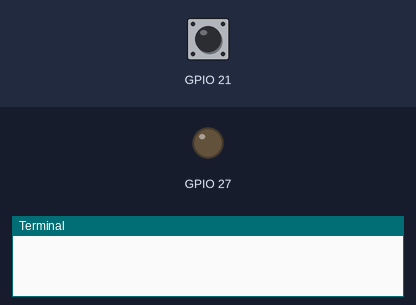
The program below on a simulated Raspberry Pi (BCM pin numbers). On the bench: output pins drawn as LEDs (lit = HIGH), the last lines printed to the terminal. Inputs (shaded band) come from the test bench; at power-on: GPIO 21 HIGH. The clock reads 2024-03-15 10:24:30 at power-on unless the program sets it.

Above: at 1.2 s.
1.3 s: GPIO 21 pulled LOW for 0.15 s
At 1.7 s:
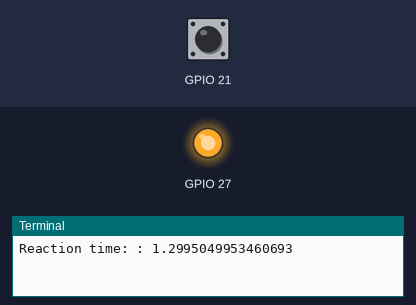
Timing chart, 0 to 4.3 s (numbered marks = the images above; inputs shaded):
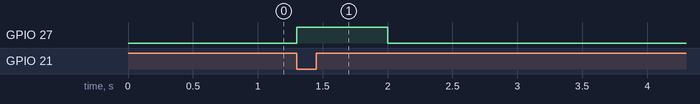

The program:

main.py
```python
import sys
import time
import time_measure as timing
import RPi.GPIO as GPIO

reaction_time = timing.TimeMeasure()

# Setup GPIO inputs/outputs
    #Use Board pin numbering - etc. (12) in pinout command
GPIO.setmode(GPIO.BCM)
    #Setup GPIOs as inputs/outputs
GPIO.setup(27, GPIO.OUT)
GPIO.setup(21, GPIO.IN, pull_up_down=GPIO.PUD_UP)


def input_callback(gpio_pin):
    reaction_time.end_measure()
    GPIO.output(27,True)
    reaction_time.print_measure('Reaction time: ')


def main():
    GPIO.add_event_detect(21, GPIO.FALLING, callback = input_callback)

    while(1):
        time.sleep(2)
        reaction_time.start_measure()
        GPIO.output(27,False)

try:
    main()
except KeyboardInterrupt:
    GPIO.cleanup()

GPIO.cleanup()
```

time_measure.py
```python
import sys
import time
from threading import Timer


# Time measurement class
class TimeMeasure():
    start_time = 0
    end_time = 0

    def __init__(self):
        self.start_time = time.time()
        self.end_time = time.time()

    def start_measure(self):
        self.start_time = time.time()

    def end_measure(self):
        self.end_time = time.time() - self.start_time

    def print_measure(self, msg = "Time measured"):
        print('{}: {}'.format(msg,str(self.end_time)))
```

Measured:
- after the input at 1.3 s, GPIO 27: LOW → HIGH at once, → LOW 0.70 s later
